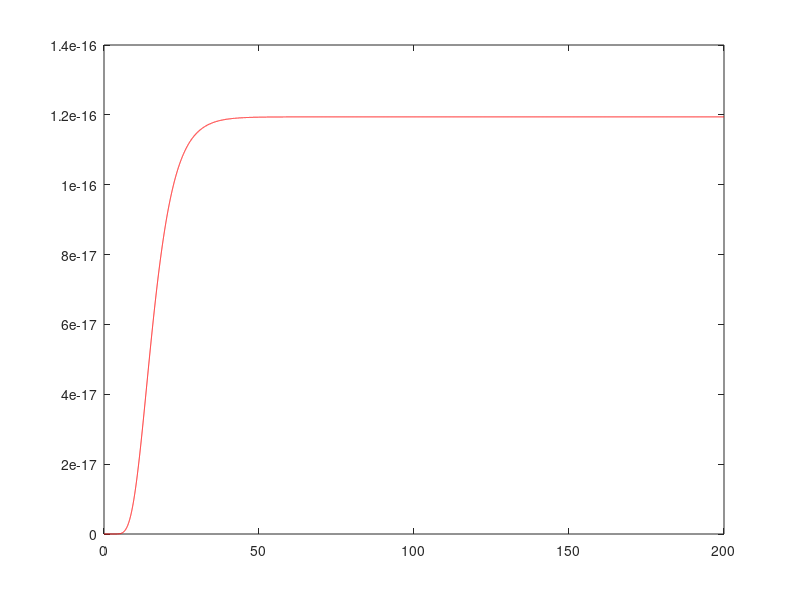

This chart was generated by the following MATLAB code:
%pre-1991 data from stochastic model
%{
birthRate = 0.060;
deathRate = 0.045;
n0value = 4;
%}

%post-1991 data from stochastic model

deathRate=0.03;
birthRate=0.23;
n0value = 18;


rValue = birthRate-deathRate;
tt = 0:0.01:200;

%probability of extinction values
pValsNumer = deathRate.*(1-exp(-rValue.*tt));
pValsDenom = birthRate - deathRate.*exp(-rValue.*tt);
pVals = (pValsNumer./pValsDenom).^n0value;

plot(tt,pVals,'r-')

probExtinction = (deathRate/birthRate)^n0value